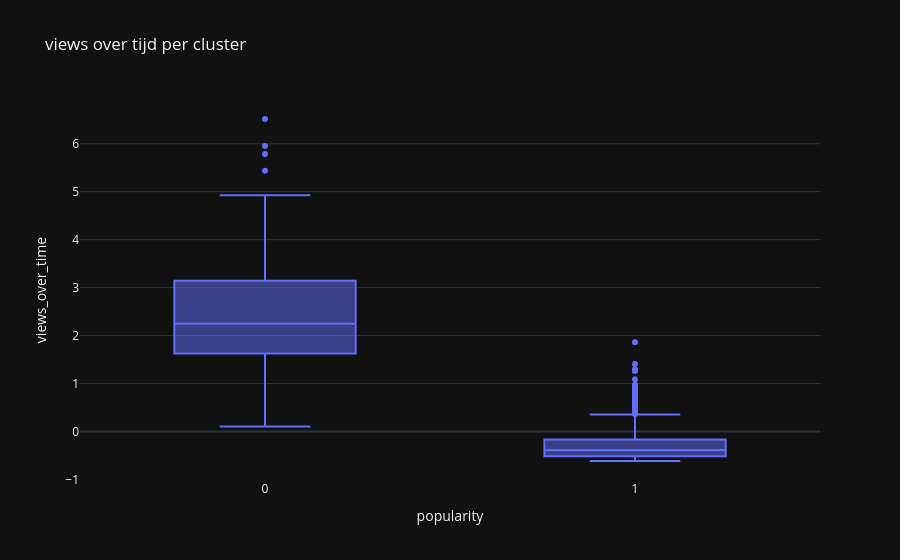

The notebook cell this image was saved under:
### Code cell
fig = px.box(df, x="popularity", y="views_over_time", title="views over tijd per cluster")
fig.show()

### Figure 1 — Plotly figure (JSON) as saved in the notebook; plotly's stock layout.template omitted (floating-point values rounded to 4 significant figures; data arrays with more than 128 entries replaced by an {"elided": "..."} marker saying what was removed)
{"data": [{"alignmentgroup": "True", "hovertemplate": "popularity=%{x}<br>views_over_time=%{y}<extra></extra>", "legendgroup": "", "marker": {"color": "#636efa"}, "name": "", "notched": false, "offsetgroup": "", "orientation": "v", "showlegend": false, "x": {"elided": "542 int values"}, "x0": " ", "xaxis": "x", "y": {"elided": "542 float values"}, "y0": " ", "yaxis": "y", "type": "box"}], "layout": {"xaxis": {"anchor": "y", "domain": [0.0, 1.0], "title": {"text": "popularity"}}, "yaxis": {"anchor": "x", "domain": [0.0, 1.0], "title": {"text": "views_over_time"}}, "legend": {"tracegroupgap": 0}, "title": {"text": "views over tijd per cluster"}, "boxmode": "group"}}
